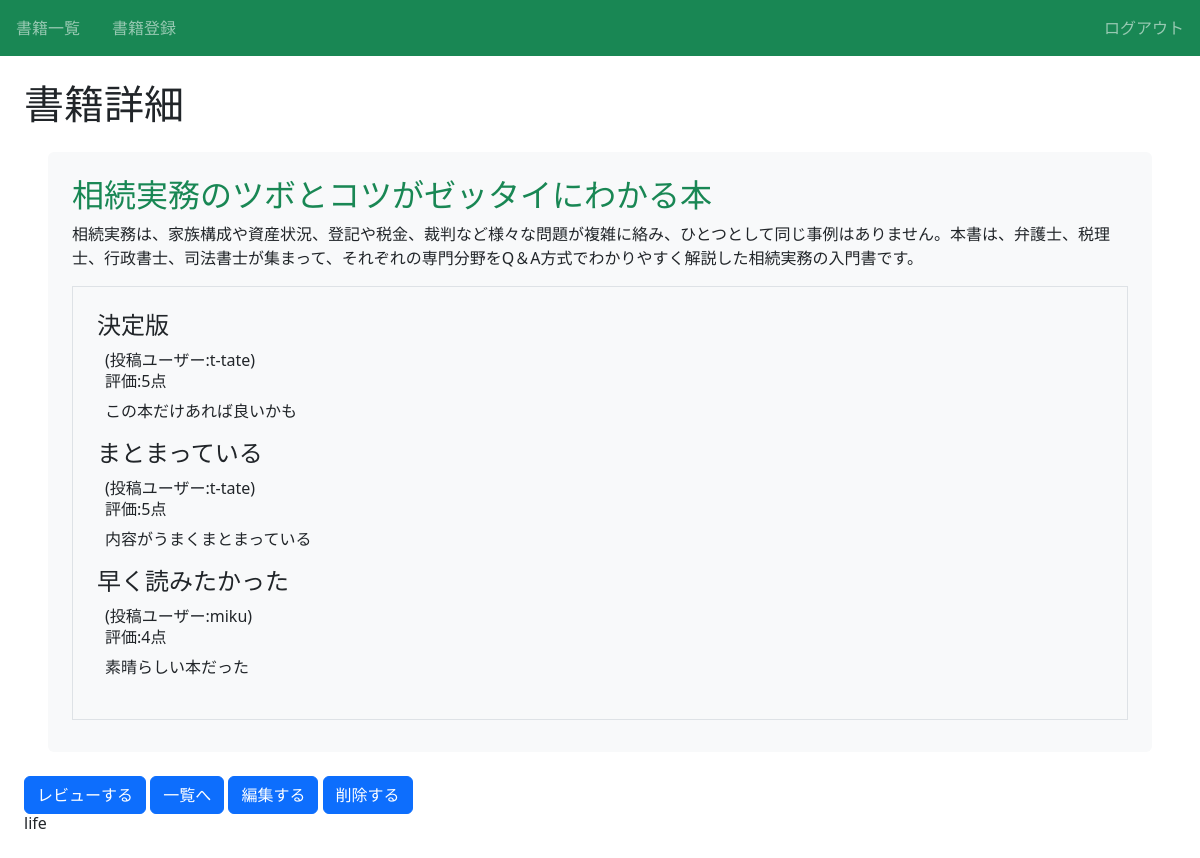
/book/11/detail/ (signed in), run on the app's committed database.
### book/models.py (models this page shows, shortened)
class Book(models.Model):
    title = models.CharField(max_length=100)
    text = models.TextField()
    thumbnail = models.ImageField(null=True, blank=True)
    category = models.CharField(
        max_length=100,
        choices=CATEGORY
    )
    user = models.ForeignKey("auth.User", on_delete=models.CASCADE)

class Review(models.Model):
    book = models.ForeignKey(Book, on_delete=models.CASCADE)
    title = models.CharField(max_length=100)
    text = models.TextField()
    rate = models.IntegerField(choices=RATE_CHOICES)
    user = models.ForeignKey("auth.User", on_delete=models.CASCADE)

### book/views.py (the view)
# urls.py: path("book/<int:pk>/detail/", views.DetailBookView.as_view(), name="detail-book"),
class DetailBookView(LoginRequiredMixin,DetailView):
    template_name = "book/book_detail.html"
    model = Book

### book/templates/book/book_detail.html (shortened to what this page needs)
{% extends 'base.html' %}
{% block h1 %}書籍詳細{% endblock %}
{% block content %}
<div class="p-4 m-4 bg-light border-success rounded">
    <h2 class="text-success">{{ object.title }}</h2>
    <p>{{ object.text }}</p>
    <div class="border p-4 mb-2">
        {% for review in object.review_set.all %}
        <div>
            <h3 class="h4">{{ review.title }}</h3>
            <div class="px-2">
                <span>(投稿ユーザー:{{ review.user.username }})</span>
                <h6>評価:{{ review.rate }}点</h6>
                <p>{{ review.text }}</p>
            </div>
        </div>
        {% endfor %}
    </div>
</div>
<a href="{% url 'review' object.pk %}" class="btn btn-primary">レビューする</a>
<a href="{% url 'list-book' %}" class="btn btn-primary">一覧へ</a>
<a href="{% url 'update-book' object.pk %}" class="btn btn-primary">編集する</a>
<a href="{% url 'delete-book' object.pk %}" class="btn btn-primary">削除する</a>
<h6 class="card-title">{{ object.category }}</h6>
</div>
{% endblock content %}

### book/static/book/css/style.css (style rules this page uses)
a { text-decoration: none; }

### data on the page
Book: title "相続実務のツボとコツがゼッタイにわかる本", text "相続実務は、家族構成や資産状況、登記や税金、裁判など様々な問題が複雑に絡み、ひとつとして同じ事例はありません。本書は、弁護士、税理士、行政書士、司法書士が集まって、それぞれの専門分野をQ＆A方式でわかりやすく解説した相続実務の入門書です。", category "life"
Review: title "決定版", user.username "t-tate", rate "5", text "この本だけあれば良いかも"
Review: title "まとまっている", user.username "t-tate", rate "5", text "内容がうまくまとまっている"
Review: title "早く読みたかった", user.username "miku", rate "4", text "素晴らしい本だった"
